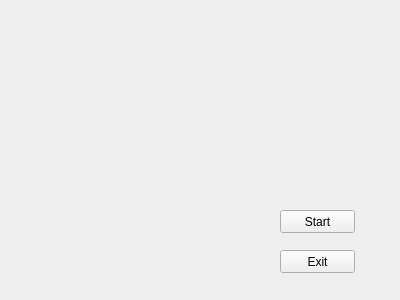
<?xml version="1.0" encoding="UTF-8"?>
<ui version="4.0">
 <class>Widget</class>
 <widget class="QWidget" name="Widget">
  <property name="geometry">
   <rect>
    <x>0</x>
    <y>0</y>
    <width>400</width>
    <height>300</height>
   </rect>
  </property>
  <property name="windowTitle">
   <string>Widget</string>
  </property>
  <widget class="QPushButton" name="Start">
   <property name="geometry">
    <rect>
     <x>280</x>
     <y>210</y>
     <width>75</width>
     <height>23</height>
    </rect>
   </property>
   <property name="text">
    <string>Start</string>
   </property>
  </widget>
  <widget class="QPushButton" name="Exit">
   <property name="geometry">
    <rect>
     <x>280</x>
     <y>250</y>
     <width>75</width>
     <height>23</height>
    </rect>
   </property>
   <property name="text">
    <string>Exit</string>
   </property>
  </widget>
 </widget>
 <layoutdefault spacing="6" margin="11"/>
 <resources/>
 <connections/>
</ui>
